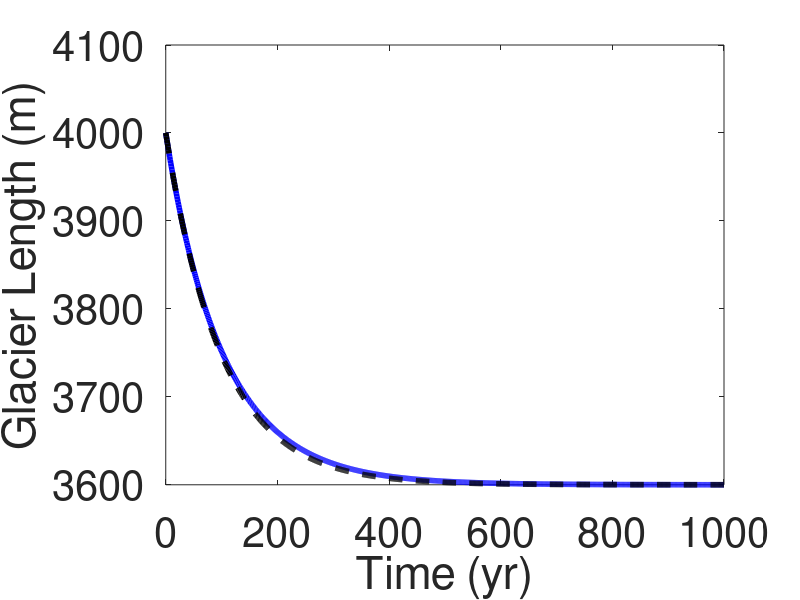

Write MATLAB code to recreate this figure.
clear

%% Parameters

b_max = 1;          % max SMB at top of glacier
beta = 5e-3;        % vertical SMB gradient
bx = 1e-1;          % bed slope
gamma = beta*bx;    % horizontal SMB gradient
H = 100;            % glacier thickness (constant)

dt = 1;
nt = 1000;

%% Run Mountain Glacier model to steady state

L = nan.*ones(nt+1,1);

L(1) = 5e3;

for t = 1:nt
    dLdt = (b_max*L(t) - 0.5*gamma*(L(t)^2))/H;
    
    L(t+1) = L(t) + dLdt*dt;        %first-order forward euler method for solving ODE
end

%% Run Mountain Glacier model with step change in forcing

b_t_init = b_max - gamma*L(end);

L(1) = L(end);
b_max_init = b_max;
b_max = 0.9;

for t = 1:nt
    dLdt = (b_max*L(t) - 0.5*gamma*(L(t)^2))/H;
    
    L(t+1) = L(t) + dLdt*dt;        %first-order forward euler method for solving ODE
end

time = linspace(0,nt*dt,nt+1);
figure;
plot(time,L,'b','linewidth',4);hold on
xlabel('Time (yr)','fontsize',30)
ylabel('Glacier Length (m)','fontsize',30)
set(gca,'fontsize',30)
%% Calculate linear response parameters
tau = -H/b_t_init;                                  % linear response time scale
Lprime = (b_max-b_max_init)*(-L(1)/b_t_init);       % linear response sensitivity

L_lin = L(1)+Lprime*(1-exp(-time/tau));             % predicted linear response
plot(time,L_lin,'k--','linewidth',4)